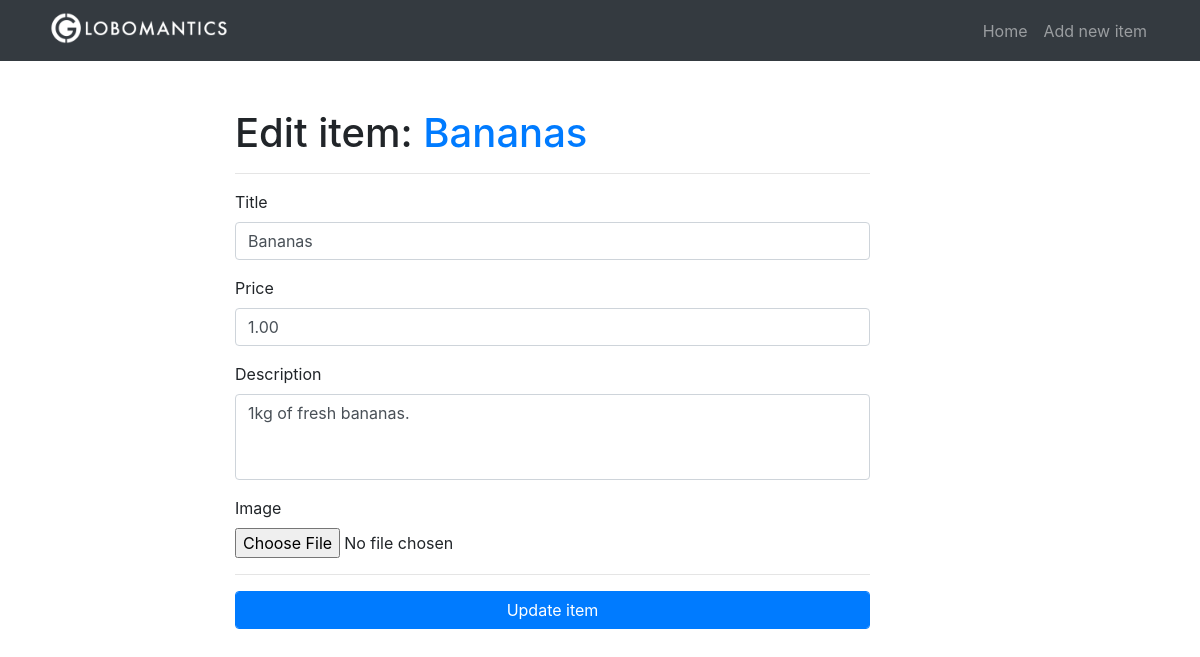
/item/2/edit, run on the app's committed database.
### tables this page shows
CREATE TABLE items(
                    id              INTEGER PRIMARY KEY AUTOINCREMENT,
                    title           TEXT,
                    description     TEXT,
                    price           REAL,
                    image           TEXT,
                    category_id     INTEGER,
                    subcategory_id  INTEGER,
                    FOREIGN KEY(category_id) REFERENCES categories(id),
                    FOREIGN KEY(subcategory_id) REFERENCES subcategories(id)
);

### app.py (the view, shortened to what this page needs)
@app.route("/item/<int:item_id>/edit", methods=["GET", "POST"])
def edit_item(item_id):
    conn = get_db()
    c = conn.cursor()
    item_from_db = c.execute("SELECT * FROM items WHERE id = ?", (item_id,))
    row = c.fetchone()
    try:
        item = {
            "id": row[0],
            "title": row[1],
            "description": row[2],
            "price": row[3],
            "image": row[4]
        }
    except:
        item = dict()
    if item:
        form = EditItemForm()
        print('before validate_on_submit')
        print('after validate_on_submit')
        form.title.data = item['title']
        form.description.data = item['description']
        form.price.data = item['price']
        if form.errors:
            flash(f"{form.errors}", "danger")
        return render_template("edit_item.html", item=item, form=form)
    return redirect(url_for('home'))

### app.py
class EditItemForm(ItemForm):
    submit = SubmitField("Update item")

### app.py (called while the page is built)
def get_db():
    db = getattr(g, '_database', None)
    if db is None:
        db = g._database = sqlite3.connect('db/globomantics.db')
    return db

@app.teardown_appcontext
def close_connection(exception):
    db = getattr(g, "_database", None)
    if db is not None:
        db.close()

### templates/edit_item.html (shortened to what this page needs)
{% extends 'base.html' %}
{% set active_page = 'edit_item' %}
{% block content %}
<div class="row">
    <div class="col-lg-7 offset-lg-2 my-5">
        <h1>
            Edit item: <a href="{{ url_for('edit_item', item_id=item.id) }}">{{ item.title }}</a>
        </h1><hr>
        <form method="post" action="{{ url_for('edit_item', item_id=item.id) }}" enctype="multipart/form-data">
            <div class="form-group">
                {{ form.title.label }}
                {{ form.title(class="form-control") }}
            </div>
            <div class="form-group">
                {{ form.price.label }}
                {{ form.price(class="form-control") }}
            </div>
            <div class="form-group">
                {{ form.description.label }}
                {{ form.description(class="form-control", rows="3") }}
            </div>
            <div class="form-group">
                {{ form.image.label }}<br>
                {{ form.image }}
            </div>
            <hr>
            {{ form.submit(class="btn btn-primary form-control") }}
        </form>
    </div>
</div>
{% endblock %}

### static/css/style.css (style rules this page uses)
textarea { resize: none; }

### data on the page
items: title "Bananas", price "1.00", description "1kg of fresh bananas."
